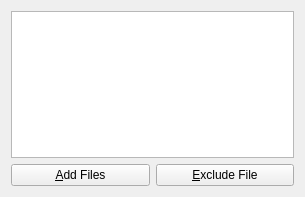
<?xml version="1.0" encoding="UTF-8"?>
<ui version="4.0">
 <class>SelectFilesWidget</class>
 <widget class="QWidget" name="SelectFilesWidget">
  <property name="geometry">
   <rect>
    <x>0</x>
    <y>0</y>
    <width>305</width>
    <height>197</height>
   </rect>
  </property>
  <property name="windowTitle">
   <string>Form</string>
  </property>
  <layout class="QVBoxLayout" name="verticalLayout">
   <item>
    <layout class="QVBoxLayout" name="mainLayout">
     <item>
      <widget class="QListWidget" name="fileNamesListWidget"/>
     </item>
     <item>
      <layout class="QHBoxLayout" name="horizontalLayout">
       <item>
        <widget class="QPushButton" name="addFilesPushButton">
         <property name="text">
          <string>&amp;Add Files</string>
         </property>
        </widget>
       </item>
       <item>
        <widget class="QPushButton" name="excludeFileButton">
         <property name="text">
          <string>&amp;Exclude File</string>
         </property>
        </widget>
       </item>
      </layout>
     </item>
    </layout>
   </item>
  </layout>
 </widget>
 <resources/>
 <connections/>
</ui>
